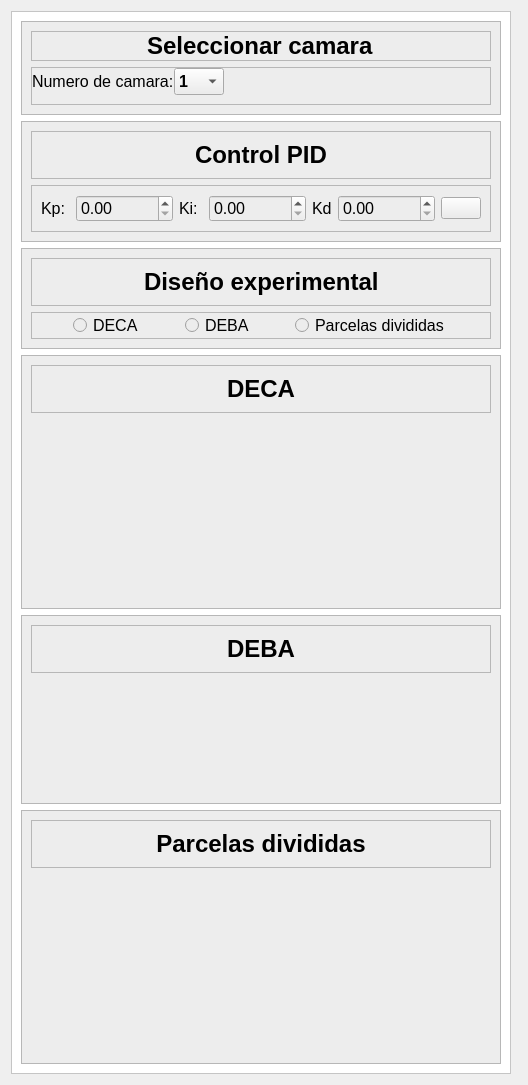
            <widget class="QWidget" name="StackedControl">
             <layout class="QHBoxLayout" name="horizontalLayout_16">
              <item>
               <widget class="QFrame" name="frame_29">
                <property name="minimumSize">
                 <size>
                  <width>500</width>
                  <height>759</height>
                 </size>
                </property>
                <property name="maximumSize">
                 <size>
                  <width>500</width>
                  <height>16777215</height>
                 </size>
                </property>
                <property name="styleSheet">
                 <string notr="true">background-color: rgb(255, 255, 255);</string>
                </property>
                <property name="frameShape">
                 <enum>QFrame::StyledPanel</enum>
                </property>
                <property name="frameShadow">
                 <enum>QFrame::Raised</enum>
                </property>
                <layout class="QVBoxLayout" name="verticalLayout_19">
                 <item>
                  <widget class="QFrame" name="frame_32">
                   <property name="styleSheet">
                    <string notr="true">background-color: rgb(237, 237, 237);</string>
                   </property>
                   <property name="frameShape">
                    <enum>QFrame::StyledPanel</enum>
                   </property>
                   <property name="frameShadow">
                    <enum>QFrame::Raised</enum>
                   </property>
                   <layout class="QVBoxLayout" name="verticalLayout_20">
                    <item alignment="Qt::AlignTop">
                     <widget class="QFrame" name="frame_35">
                      <property name="frameShape">
                       <enum>QFrame::StyledPanel</enum>
                      </property>
                      <property name="frameShadow">
                       <enum>QFrame::Raised</enum>
                      </property>
                      <layout class="QVBoxLayout" name="verticalLayout_21">
                       <property name="spacing">
                        <number>0</number>
                       </property>
                       <property name="leftMargin">
                        <number>0</number>
                       </property>
                       <property name="topMargin">
                        <number>0</number>
                       </property>
                       <property name="rightMargin">
                        <number>0</number>
                       </property>
                       <property name="bottomMargin">
                        <number>0</number>
                       </property>
                       <item alignment="Qt::AlignHCenter">
                        <widget class="QLabel" name="label_35">
                         <property name="font">
                          <font>
                           <pointsize>18</pointsize>
                           <weight>75</weight>
                           <bold>true</bold>
                          </font>
                         </property>
                         <property name="text">
                          <string>Seleccionar camara</string>
                         </property>
                        </widget>
                       </item>
                      </layout>
                     </widget>
                    </item>
                    <item alignment="Qt::AlignTop">
                     <widget class="QFrame" name="frame_30">
                      <property name="frameShape">
                       <enum>QFrame::StyledPanel</enum>
                      </property>
                      <property name="frameShadow">
                       <enum>QFrame::Raised</enum>
                      </property>
                      <layout class="QHBoxLayout" name="horizontalLayout_17">
                       <property name="spacing">
                        <number>0</number>
                       </property>
                       <property name="leftMargin">
                        <number>0</number>
                       </property>
                       <property name="topMargin">
                        <number>0</number>
                       </property>
                       <property name="rightMargin">
                        <number>0</number>
                       </property>
                       <item>
                        <widget class="QLabel" name="label_36">
                         <property name="font">
                          <font>
                           <pointsize>12</pointsize>
                          </font>
                         </property>
                         <property name="text">
                          <string>Numero de camara:</string>
                         </property>
                        </widget>
                       </item>
                       <item>
                        <widget class="QComboBox" name="CamaraControlComboBox">
                         <property name="minimumSize">
                          <size>
                           <width>50</width>
                           <height>0</height>
                          </size>
                         </property>
                         <property name="maximumSize">
                          <size>
                           <width>50</width>
                           <height>16777215</height>
                          </size>
                         </property>
                         <property name="font">
                          <font>
                           <pointsize>12</pointsize>
                           <weight>75</weight>
                           <bold>true</bold>
                          </font>
                         </property>
                         <item>
                          <property name="text">
                           <string>1</string>
                          </property>
                         </item>
                         <item>
                          <property name="text">
                           <string>2</string>
                          </property>
                         </item>
                         <item>
                          <property name="text">
                           <string>3</string>
                          </property>
                         </item>
                         <item>
                          <property name="text">
                           <string>4</string>
                          </property>
                         </item>
                         <item>
                          <property name="text">
                           <string>5</string>
                          </property>
                         </item>
                         <item>
                          <property name="text">
                           <string>6</string>
                          </property>
                         </item>
                         <item>
                          <property name="text">
                           <string>7</string>
                          </property>
                         </item>
                         <item>
                          <property name="text">
                           <string>8</string>
                          </property>
                         </item>
                         <item>
                          <property name="text">
                           <string>9</string>
                          </property>
                         </item>
                         <item>
                          <property name="text">
                           <string>10</string>
                          </property>
                         </item>
                         <item>
                          <property name="text">
                           <string>11</string>
                          </property>
                         </item>
                         <item>
                          <property name="text">
                           <string>12</string>
                          </property>
                         </item>
                         <item>
                          <property name="text">
                           <string>13</string>
                          </property>
                         </item>
                         <item>
                          <property name="text">
                           <string>14</string>
                          </property>
                         </item>
                         <item>
                          <property name="text">
                           <string>15</string>
                          </property>
                         </item>
                        </widget>
                       </item>
                       <item>
                        <spacer name="horizontalSpacer_6">
                         <property name="orientation">
                          <enum>Qt::Horizontal</enum>
                         </property>
                         <property name="sizeHint" stdset="0">
                          <size>
                           <width>254</width>
                           <height>20</height>
                          </size>
                         </property>
                        </spacer>
                       </item>
                      </layout>
                     </widget>
                    </item>
                   </layout>
                  </widget>
                 </item>
                 <item>
                  <widget class="QFrame" name="frame_33">
                   <property name="styleSheet">
                    <string notr="true">background-color: rgb(237, 237, 237);
</string>
                   </property>
                   <property name="frameShape">
                    <enum>QFrame::StyledPanel</enum>
                   </property>
                   <property name="frameShadow">
                    <enum>QFrame::Raised</enum>
                   </property>
                   <layout class="QVBoxLayout" name="verticalLayout_22">
                    <item>
                     <widget class="QFrame" name="frame_39">
                      <property name="frameShape">
                       <enum>QFrame::StyledPanel</enum>
                      </property>
                      <property name="frameShadow">
                       <enum>QFrame::Raised</enum>
                      </property>
                      <layout class="QVBoxLayout" name="verticalLayout_23">
                       <item alignment="Qt::AlignHCenter">
                        <widget class="QLabel" name="label_38">
                         <property name="font">
                          <font>
                           <pointsize>18</pointsize>
                           <weight>75</weight>
                           <bold>true</bold>
                          </font>
                         </property>
                         <property name="text">
                          <string>Control PID</string>
                         </property>
                        </widget>
                       </item>
                      </layout>
                     </widget>
                    </item>
                    <item>
                     <widget class="QFrame" name="frame_40">
                      <property name="frameShape">
                       <enum>QFrame::StyledPanel</enum>
                      </property>
                      <property name="frameShadow">
                       <enum>QFrame::Raised</enum>
                      </property>
                      <layout class="QHBoxLayout" name="horizontalLayout_21">
                       <item>
                        <spacer name="horizontalSpacer_13">
                         <property name="orientation">
                          <enum>Qt::Horizontal</enum>
                         </property>
                         <property name="sizeHint" stdset="0">
                          <size>
                           <width>40</width>
                           <height>20</height>
                          </size>
                         </property>
                        </spacer>
                       </item>
                       <item>
                        <widget class="QLabel" name="label_39">
                         <property name="font">
                          <font>
                           <pointsize>12</pointsize>
                          </font>
                         </property>
                         <property name="text">
                          <string>Kp: </string>
                         </property>
                        </widget>
                       </item>
                       <item>
                        <widget class="QDoubleSpinBox" name="SpinBoxKp">
                         <property name="font">
                          <font>
                           <pointsize>12</pointsize>
                          </font>
                         </property>
                         <property name="maximum">
                          <double>100000.990000000005239</double>
                         </property>
                         <property name="singleStep">
                          <double>0.010000000000000</double>
                         </property>
                        </widget>
                       </item>
                       <item>
                        <spacer name="horizontalSpacer_15">
                         <property name="orientation">
                          <enum>Qt::Horizontal</enum>
                         </property>
                         <property name="sizeHint" stdset="0">
                          <size>
                           <width>40</width>
                           <height>20</height>
                          </size>
                         </property>
                        </spacer>
                       </item>
                       <item>
                        <widget class="QLabel" name="label_40">
                         <property name="font">
                          <font>
                           <pointsize>12</pointsize>
                          </font>
                         </property>
                         <property name="text">
                          <string>Ki: </string>
                         </property>
                        </widget>
                       </item>
                       <item>
                        <widget class="QDoubleSpinBox" name="SpinBoxKi">
                         <property name="font">
                          <font>
                           <pointsize>12</pointsize>
                          </font>
                         </property>
                         <property name="maximum">
                          <double>100000.990000000005239</double>
                         </property>
                         <property name="singleStep">
                          <double>0.010000000000000</double>
                         </property>
                        </widget>
                       </item>
                       <item>
                        <spacer name="horizontalSpacer_16">
                         <property name="orientation">
                          <enum>Qt::Horizontal</enum>
                         </property>
                         <property name="sizeHint" stdset="0">
                          <size>
                           <width>40</width>
                           <height>20</height>
                          </size>
                         </property>
                        </spacer>
                       </item>
                       <item>
                        <widget class="QLabel" name="label_41">
                         <property name="font">
                          <font>
                           <pointsize>12</pointsize>
                          </font>
                         </property>
                         <property name="text">
                          <string>Kd</string>
                         </property>
                        </widget>
                       </item>
                       <item>
                        <widget class="QDoubleSpinBox" name="SpinBoxKd">
                         <property name="font">
                          <font>
                           <pointsize>12</pointsize>
                          </font>
                         </property>
                         <property name="maximum">
                          <double>100000.990000000005239</double>
                         </property>
                         <property name="singleStep">
                          <double>0.010000000000000</double>
                         </property>
                        </widget>
                       </item>
                       <item>
                        <spacer name="horizontalSpacer_14">
                         <property name="orientation">
                          <enum>Qt::Horizontal</enum>
                         </property>
                         <property name="sizeHint" stdset="0">
                          <size>
                           <width>40</width>
                           <height>20</height>
                          </size>
                         </property>
                        </spacer>
                       </item>
                       <item>
                        <widget class="QPushButton" name="Btn_ParametosPID">
                         <property name="text">
                          <string/>
                         </property>
                         <property name="icon">
                          <iconset>
                           <normaloff>images/enviar-mensaje.png</normaloff>images/enviar-mensaje.png</iconset>
                         </property>
                         <property name="iconSize">
                          <size>
                           <width>30</width>
                           <height>30</height>
                          </size>
                         </property>
                        </widget>
                       </item>
                      </layout>
                     </widget>
                    </item>
                   </layout>
                  </widget>
                 </item>
                 <item>
                  <widget class="QFrame" name="frame_41">
                   <property name="styleSheet">
                    <string notr="true">background-color: rgb(237, 237, 237);</string>
                   </property>
                   <property name="frameShape">
                    <enum>QFrame::StyledPanel</enum>
                   </property>
                   <property name="frameShadow">
                    <enum>QFrame::Raised</enum>
                   </property>
                   <layout class="QVBoxLayout" name="verticalLayout_26">
                    <item>
                     <widget class="QFrame" name="frame_37">
                      <property name="frameShape">
                       <enum>QFrame::StyledPanel</enum>
                      </property>
                      <property name="frameShadow">
                       <enum>QFrame::Raised</enum>
                      </property>
                      <layout class="QHBoxLayout" name="horizontalLayout_20">
                       <item>
                        <spacer name="horizontalSpacer_12">
                         <property name="orientation">
                          <enum>Qt::Horizontal</enum>
                         </property>
                         <property name="sizeHint" stdset="0">
                          <size>
                           <width>40</width>
                           <height>20</height>
                          </size>
                         </property>
                        </spacer>
                       </item>
                       <item>
                        <widget class="QLabel" name="label_37">
                         <property name="font">
                          <font>
                           <pointsize>18</pointsize>
                           <weight>75</weight>
                           <bold>true</bold>
                          </font>
                         </property>
                         <property name="text">
                          <string>Diseño experimental</string>
                         </property>
                        </widget>
                       </item>
                       <item>
                        <spacer name="horizontalSpacer_11">
                         <property name="orientation">
                          <enum>Qt::Horizontal</enum>
                         </property>
                         <property name="sizeHint" stdset="0">
                          <size>
                           <width>40</width>
                           <height>20</height>
                          </size>
                         </property>
                        </spacer>
                       </item>
                      </layout>
                     </widget>
                    </item>
                    <item>
                     <widget class="QFrame" name="frame_36">
                      <property name="frameShape">
                       <enum>QFrame::StyledPanel</enum>
                      </property>
                      <property name="frameShadow">
                       <enum>QFrame::Raised</enum>
                      </property>
                      <layout class="QHBoxLayout" name="horizontalLayout_19">
                       <property name="spacing">
                        <number>0</number>
                       </property>
                       <property name="leftMargin">
                        <number>0</number>
                       </property>
                       <property name="topMargin">
                        <number>0</number>
                       </property>
                       <property name="rightMargin">
                        <number>0</number>
                       </property>
                       <property name="bottomMargin">
                        <number>0</number>
                       </property>
                       <item>
                        <spacer name="horizontalSpacer_7">
                         <property name="orientation">
                          <enum>Qt::Horizontal</enum>
                         </property>
                         <property name="sizeHint" stdset="0">
                          <size>
                           <width>40</width>
                           <height>20</height>
                          </size>
                         </property>
                        </spacer>
                       </item>
                       <item>
                        <widget class="QRadioButton" name="RadioButtonDECA">
                         <property name="font">
                          <font>
                           <pointsize>12</pointsize>
                          </font>
                         </property>
                         <property name="text">
                          <string>DECA</string>
                         </property>
                        </widget>
                       </item>
                       <item>
                        <spacer name="horizontalSpacer_8">
                         <property name="orientation">
                          <enum>Qt::Horizontal</enum>
                         </property>
                         <property name="sizeHint" stdset="0">
                          <size>
                           <width>40</width>
                           <height>20</height>
                          </size>
                         </property>
                        </spacer>
                       </item>
                       <item>
                        <widget class="QRadioButton" name="RadioButtonDEBA">
                         <property name="font">
                          <font>
                           <pointsize>12</pointsize>
                          </font>
                         </property>
                         <property name="text">
                          <string>DEBA</string>
                         </property>
                        </widget>
                       </item>
                       <item>
                        <spacer name="horizontalSpacer_9">
                         <property name="orientation">
                          <enum>Qt::Horizontal</enum>
                         </property>
                         <property name="sizeHint" stdset="0">
                          <size>
                           <width>40</width>
                           <height>20</height>
                          </size>
                         </property>
                        </spacer>
                       </item>
                       <item>
                        <widget class="QRadioButton" name="RadioButtonANN">
                         <property name="font">
                          <font>
                           <pointsize>12</pointsize>
                          </font>
                         </property>
                         <property name="text">
                          <string>Parcelas divididas</string>
                         </property>
                        </widget>
                       </item>
                       <item>
                        <spacer name="horizontalSpacer_10">
                         <property name="orientation">
                          <enum>Qt::Horizontal</enum>
                         </property>
                         <property name="sizeHint" stdset="0">
                          <size>
                           <width>40</width>
                           <height>20</height>
                          </size>
                         </property>
                        </spacer>
                       </item>
                      </layout>
                     </widget>
                    </item>
                   </layout>
                  </widget>
                 </item>
                 <item>
                  <widget class="QFrame" name="frame_38">
                   <property name="styleSheet">
                    <string notr="true">background-color: rgb(237, 237, 237);</string>
                   </property>
                   <property name="frameShape">
                    <enum>QFrame::StyledPanel</enum>
                   </property>
                   <property name="frameShadow">
                    <enum>QFrame::Raised</enum>
                   </property>
                   <layout class="QVBoxLayout" name="verticalLayout_24">
                    <item>
                     <widget class="QFrame" name="frame_42">
                      <property name="frameShape">
                       <enum>QFrame::StyledPanel</enum>
                      </property>
                      <property name="frameShadow">
                       <enum>QFrame::Raised</enum>
                      </property>
                      <layout class="QVBoxLayout" name="verticalLayout_27">
                       <item>
                        <widget class="QLabel" name="label_42">
                         <property name="font">
                          <font>
                           <pointsize>18</pointsize>
                           <weight>75</weight>
                           <bold>true</bold>
                          </font>
                         </property>
                         <property name="text">
                          <string>DECA</string>
                         </property>
                         <property name="alignment">
                          <set>Qt::AlignCenter</set>
                         </property>
                        </widget>
                       </item>
                      </layout>
                     </widget>
                    </item>
                    <item>
                     <spacer name="verticalSpacer_3">
                      <property name="orientation">
                       <enum>Qt::Vertical</enum>
                      </property>
                      <property name="sizeHint" stdset="0">
                       <size>
                        <width>20</width>
                        <height>186</height>
                       </size>
                      </property>
                     </spacer>
                    </item>
                   </layout>
                  </widget>
                 </item>
                 <item>
                  <widget class="QFrame" name="frame_34">
                   <property name="styleSheet">
                    <string notr="true">background-color: rgb(237, 237, 237);</string>
                   </property>
                   <property name="frameShape">
                    <enum>QFrame::StyledPanel</enum>
                   </property>
                   <property name="frameShadow">
                    <enum>QFrame::Raised</enum>
                   </property>
                   <layout class="QVBoxLayout" name="verticalLayout_25">
                    <item>
                     <widget class="QFrame" name="frame_43">
                      <property name="frameShape">
                       <enum>QFrame::StyledPanel</enum>
                      </property>
                      <property name="frameShadow">
                       <enum>QFrame::Raised</enum>
                      </property>
                      <layout class="QHBoxLayout" name="horizontalLayout_22">
                       <item alignment="Qt::AlignHCenter">
                        <widget class="QLabel" name="label_43">
                         <property name="font">
                          <font>
                           <pointsize>18</pointsize>
                           <weight>75</weight>
                           <bold>true</bold>
                          </font>
                         </property>
                         <property name="text">
                          <string>DEBA</string>
                         </property>
                        </widget>
                       </item>
                      </layout>
                     </widget>
                    </item>
                    <item>
                     <spacer name="verticalSpacer_4">
                      <property name="orientation">
                       <enum>Qt::Vertical</enum>
                      </property>
                      <property name="sizeHint" stdset="0">
                       <size>
                        <width>20</width>
                        <height>121</height>
                       </size>
                      </property>
                     </spacer>
                    </item>
                   </layout>
                  </widget>
                 </item>
                 <item>
                  <widget class="QFrame" name="frame_45">
                   <property name="styleSheet">
                    <string notr="true">background-color: rgb(237, 237, 237);</string>
                   </property>
                   <property name="frameShape">
                    <enum>QFrame::StyledPanel</enum>
                   </property>
                   <property name="frameShadow">
                    <enum>QFrame::Raised</enum>
                   </property>
                   <layout class="QVBoxLayout" name="verticalLayout_31">
                    <item>
                     <widget class="QFrame" name="frame_47">
                      <property name="frameShape">
                       <enum>QFrame::StyledPanel</enum>
                      </property>
                      <property name="frameShadow">
                       <enum>QFrame::Raised</enum>
                      </property>
                      <layout class="QVBoxLayout" name="verticalLayout_32">
                       <item>
                        <widget class="QLabel" name="label_47">
                         <property name="font">
                          <font>
                           <pointsize>18</pointsize>
                           <weight>75</weight>
                           <bold>true</bold>
                          </font>
                         </property>
                         <property name="text">
                          <string>Parcelas divididas</string>
                         </property>
                         <property name="alignment">
                          <set>Qt::AlignCenter</set>
                         </property>
                        </widget>
                       </item>
                      </layout>
                     </widget>
                    </item>
                    <item>
                     <spacer name="verticalSpacer_6">
                      <property name="orientation">
                       <enum>Qt::Vertical</enum>
                      </property>
                      <property name="sizeHint" stdset="0">
                       <size>
                        <width>20</width>
                        <height>186</height>
                       </size>
                      </property>
                     </spacer>
                    </item>
                   </layout>
                  </widget>
                 </item>
                </layout>
               </widget>
              </item>
              <item>
               <widget class="QFrame" name="frame_31">
                <property name="styleSheet">
                 <string notr="true">background-color: rgb(255, 255, 255);</string>
                </property>
                <property name="frameShape">
                 <enum>QFrame::StyledPanel</enum>
                </property>
                <property name="frameShadow">
                 <enum>QFrame::Raised</enum>
                </property>
               </widget>
              </item>
             </layout>
            </widget>
